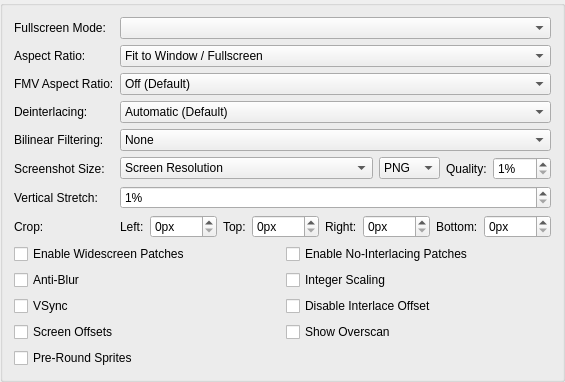
     <widget class="QGroupBox" name="gameDisplayTab">
      <attribute name="title">
       <string>Display</string>
      </attribute>
      <layout class="QFormLayout" name="formLayout_7">
       <item row="0" column="0">
        <widget class="QLabel" name="label_28">
         <property name="text">
          <string>Fullscreen Mode:</string>
         </property>
        </widget>
       </item>
       <item row="0" column="1">
        <widget class="QComboBox" name="fullscreenModes"/>
       </item>
       <item row="1" column="0">
        <widget class="QLabel" name="label_27">
         <property name="text">
          <string>Aspect Ratio:</string>
         </property>
        </widget>
       </item>
       <item row="1" column="1">
        <widget class="QComboBox" name="aspectRatio">
         <item>
          <property name="text">
           <string>Fit to Window / Fullscreen</string>
          </property>
         </item>
         <item>
          <property name="text">
           <string>Auto Standard (4:3 Interlaced / 3:2 Progressive)</string>
          </property>
         </item>
         <item>
          <property name="text">
           <string>Standard (4:3)</string>
          </property>
         </item>
         <item>
          <property name="text">
           <string>Widescreen (16:9)</string>
          </property>
         </item>
        </widget>
       </item>
       <item row="2" column="0">
        <widget class="QLabel" name="label_22">
         <property name="text">
          <string>FMV Aspect Ratio:</string>
         </property>
        </widget>
       </item>
       <item row="2" column="1">
        <widget class="QComboBox" name="fmvAspectRatio">
         <item>
          <property name="text">
           <string>Off (Default)</string>
          </property>
         </item>
         <item>
          <property name="text">
           <string>Auto Standard (4:3 Interlaced / 3:2 Progressive)</string>
          </property>
         </item>
         <item>
          <property name="text">
           <string>Standard (4:3)</string>
          </property>
         </item>
         <item>
          <property name="text">
           <string>Widescreen (16:9)</string>
          </property>
         </item>
        </widget>
       </item>
       <item row="3" column="0">
        <widget class="QLabel" name="label_23">
         <property name="text">
          <string>Deinterlacing:</string>
         </property>
        </widget>
       </item>
       <item row="3" column="1">
        <widget class="QComboBox" name="interlacing">
         <item>
          <property name="text">
           <string>Automatic (Default)</string>
          </property>
         </item>
         <item>
          <property name="text">
           <string>None (Interlaced, also used by Progressive)</string>
          </property>
         </item>
         <item>
          <property name="text">
           <string extracomment="Weave: deinterlacing method that can be translated or left as-is in English. Sawtooth: refers to the jagged effect weave deinterlacing has on motion.">Weave (Top Field First, Sawtooth)</string>
          </property>
         </item>
         <item>
          <property name="text">
           <string extracomment="Weave: deinterlacing method that can be translated or left as-is in English. Sawtooth: refers to the jagged effect weave deinterlacing has on motion.">Weave (Bottom Field First, Sawtooth)</string>
          </property>
         </item>
         <item>
          <property name="text">
           <string extracomment="Bob: deinterlacing method that refers to the way it makes video look like it's bobbing up and down.">Bob (Top Field First, Full Frames)</string>
          </property>
         </item>
         <item>
          <property name="text">
           <string extracomment="Bob: deinterlacing method that refers to the way it makes video look like it's bobbing up and down.">Bob (Bottom Field First, Full Frames)</string>
          </property>
         </item>
         <item>
          <property name="text">
           <string extracomment="Blend: deinterlacing method that blends the colors of the two frames, can be translated or left as-is in English.">Blend (Top Field First, Merge 2 Fields)</string>
          </property>
         </item>
         <item>
          <property name="text">
           <string extracomment="Blend: deinterlacing method that blends the colors of the two frames, can be translated or left as-is in English.">Blend (Bottom Field First, Merge 2 Fields)</string>
          </property>
         </item>
         <item>
          <property name="text">
           <string extracomment="Adaptive: deinterlacing method that should be translated.">Adaptive (Top Field First, Similar to Bob + Weave)</string>
          </property>
         </item>
         <item>
          <property name="text">
           <string extracomment="Adaptive: deinterlacing method that should be translated.">Adaptive (Bottom Field First, Similar to Bob + Weave)</string>
          </property>
         </item>
        </widget>
       </item>
       <item row="4" column="0">
        <widget class="QLabel" name="label_18">
         <property name="text">
          <string>Bilinear Filtering:</string>
         </property>
        </widget>
       </item>
       <item row="4" column="1">
        <widget class="QComboBox" name="bilinearFiltering">
         <item>
          <property name="text">
           <string>None</string>
          </property>
         </item>
         <item>
          <property name="text">
           <string extracomment="Smooth: Refers to the texture clarity.">Bilinear (Smooth)</string>
          </property>
         </item>
         <item>
          <property name="text">
           <string extracomment="Sharp: Refers to the texture clarity.">Bilinear (Sharp)</string>
          </property>
         </item>
        </widget>
       </item>
       <item row="6" column="0">
        <widget class="QLabel" name="label_24">
         <property name="text">
          <string>Vertical Stretch:</string>
         </property>
        </widget>
       </item>
       <item row="6" column="1">
        <widget class="QSpinBox" name="stretchY">
         <property name="suffix">
          <string extracomment="Percentage sign that shows next to a value. You might want to add a space before if you language requires it.">%</string>
         </property>
         <property name="minimum">
          <number>1</number>
         </property>
         <property name="maximum">
          <number>300</number>
         </property>
        </widget>
       </item>
       <item row="7" column="0">
        <widget class="QLabel" name="label_26">
         <property name="text">
          <string>Crop:</string>
         </property>
        </widget>
       </item>
       <item row="7" column="1">
        <layout class="QHBoxLayout" name="horizontalLayout_3" stretch="0,1,0,1,0,1,0,1">
         <item>
          <widget class="QLabel" name="label_39">
           <property name="text">
            <string extracomment="Warning: short space constraints. Abbreviate if necessary.">Left:</string>
           </property>
          </widget>
         </item>
         <item>
          <widget class="QSpinBox" name="cropLeft">
           <property name="suffix">
            <string>px</string>
           </property>
           <property name="maximum">
            <number>1000</number>
           </property>
          </widget>
         </item>
         <item>
          <widget class="QLabel" name="label_25">
           <property name="text">
            <string extracomment="Warning: short space constraints. Abbreviate if necessary.">Top:</string>
           </property>
          </widget>
         </item>
         <item>
          <widget class="QSpinBox" name="cropTop">
           <property name="suffix">
            <string>px</string>
           </property>
           <property name="maximum">
            <number>1000</number>
           </property>
          </widget>
         </item>
         <item>
          <widget class="QLabel" name="label_40">
           <property name="text">
            <string extracomment="Warning: short space constraints. Abbreviate if necessary.">Right:</string>
           </property>
          </widget>
         </item>
         <item>
          <widget class="QSpinBox" name="cropRight">
           <property name="suffix">
            <string>px</string>
           </property>
           <property name="maximum">
            <number>1000</number>
           </property>
          </widget>
         </item>
         <item>
          <widget class="QLabel" name="label_41">
           <property name="text">
            <string extracomment="Warning: short space constraints. Abbreviate if necessary.">Bottom:</string>
           </property>
          </widget>
         </item>
         <item>
          <widget class="QSpinBox" name="cropBottom">
           <property name="suffix">
            <string>px</string>
           </property>
           <property name="maximum">
            <number>1000</number>
           </property>
          </widget>
         </item>
        </layout>
       </item>
       <item row="8" column="0" colspan="2">
        <layout class="QGridLayout" name="gridLayout_5">
         <item row="3" column="0">
          <widget class="QCheckBox" name="PCRTCOffsets">
           <property name="text">
            <string>Screen Offsets</string>
           </property>
          </widget>
         </item>
         <item row="1" column="1">
          <widget class="QCheckBox" name="integerScaling">
           <property name="text">
            <string>Integer Scaling</string>
           </property>
          </widget>
         </item>
         <item row="2" column="0">
          <widget class="QCheckBox" name="vsync">
           <property name="text">
            <string>VSync</string>
           </property>
          </widget>
         </item>
         <item row="3" column="1">
          <widget class="QCheckBox" name="PCRTCOverscan">
           <property name="text">
            <string>Show Overscan</string>
           </property>
          </widget>
         </item>
         <item row="0" column="0">
          <widget class="QCheckBox" name="widescreenPatches">
           <property name="text">
            <string>Enable Widescreen Patches</string>
           </property>
          </widget>
         </item>
         <item row="0" column="1">
          <widget class="QCheckBox" name="noInterlacingPatches">
           <property name="text">
            <string>Enable No-Interlacing Patches</string>
           </property>
          </widget>
         </item>
         <item row="1" column="0">
          <widget class="QCheckBox" name="PCRTCAntiBlur">
           <property name="text">
            <string>Anti-Blur</string>
           </property>
           <property name="shortcut">
            <string>Ctrl+S</string>
           </property>
          </widget>
         </item>
         <item row="2" column="1">
          <widget class="QCheckBox" name="DisableInterlaceOffset">
           <property name="text">
            <string>Disable Interlace Offset</string>
           </property>
          </widget>
         </item>
         <item row="4" column="0">
          <widget class="QCheckBox" name="PreRoundSprites">
           <property name="toolTip">
            <string>Attempts to pre-round sprite texel coordinates to resolve rounding issues. Helpful for games such as Beyond Good and Evil, and Manhunt</string>
           </property>
           <property name="text">
            <string>Pre-Round Sprites</string>
           </property>
          </widget>
         </item>
        </layout>
       </item>
       <item row="5" column="0">
        <widget class="QLabel" name="label_21">
         <property name="text">
          <string>Screenshot Size:</string>
         </property>
        </widget>
       </item>
       <item row="5" column="1">
        <layout class="QHBoxLayout" name="horizontalLayout_2" stretch="1,0,0,0">
         <item>
          <widget class="QComboBox" name="screenshotSize">
           <item>
            <property name="text">
             <string>Screen Resolution</string>
            </property>
           </item>
           <item>
            <property name="text">
             <string>Internal Resolution</string>
            </property>
           </item>
           <item>
            <property name="text">
             <string>Internal Resolution (Aspect Uncorrected)</string>
            </property>
           </item>
          </widget>
         </item>
         <item>
          <widget class="QComboBox" name="screenshotFormat">
           <item>
            <property name="text">
             <string>PNG</string>
            </property>
           </item>
           <item>
            <property name="text">
             <string>JPEG</string>
            </property>
           </item>
          </widget>
         </item>
         <item>
          <widget class="QLabel" name="label_44">
           <property name="text">
            <string>Quality:</string>
           </property>
          </widget>
         </item>
         <item>
          <widget class="QSpinBox" name="screenshotQuality">
           <property name="suffix">
            <string>%</string>
           </property>
           <property name="minimum">
            <number>1</number>
           </property>
           <property name="maximum">
            <number>100</number>
           </property>
          </widget>
         </item>
        </layout>
       </item>
      </layout>
     </widget>
